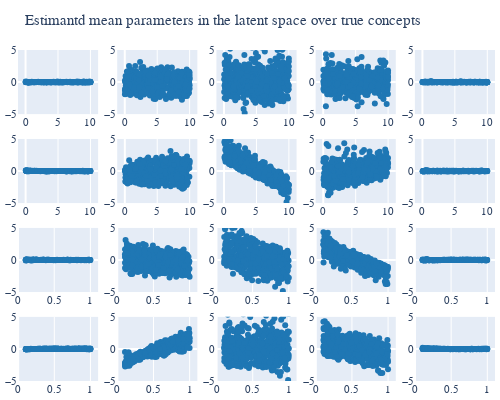

The notebook cell saved with this chart:
### Code cell
fig = make_subplots(rows=4, cols=5)

for i, hs in enumerate(const.LABEL_COLS):
    for j, hs_pred in enumerate(df_latent_mu.columns):
        fig.add_trace(go.Scatter(y=df_latent_mu[hs_pred], x=df_real_params[hs], 
                            mode='markers', name=f'activation {hs_pred} over box_x',
                                marker_color='#1f77b4',
                                 opacity=1
                                ),
                     row=i+1, col=j+1)
        fig.update_yaxes(range=[-5, 5])

# # Update xaxis properties
# for i in range(hparam_dct['latent_dim']):
#     fig.update_xaxes(title_text=df_real_params.columns[0], row=1, col=i+1)
#     fig.update_xaxes(title_text=df_real_params.columns[1], row=2, col=i+1)
#     fig.update_xaxes(title_text=df_real_params.columns[2], row=3, col=i+1)
#     fig.update_xaxes(title_text=df_real_params.columns[3], row=4, col=i+1)

# # Update xaxis properties
# for j in range(len(df_real_params)):
#     fig.update_yaxes(title_text=df_latent_mu.columns[0], row=j+1, col=1)
#     fig.update_yaxes(title_text=df_latent_mu.columns[1], row=j+1, col=2)
#     fig.update_yaxes(title_text=df_latent_mu.columns[2], row=j+1, col=3)
#     fig.update_yaxes(title_text=df_latent_mu.columns[3], row=j+1, col=4)
#     fig.update_yaxes(title_text=df_latent_mu.columns[4], row=j+1, col=5)


fig.update_layout(title_text=r"Estimantd mean parameters in the latent space over true concepts", showlegend=False,
                width =500, height=400, 
                  font_family="Serif", font_size=11, 
                  margin_l=5, margin_t=50, margin_b=5, margin_r=5
)
fig.show()

### Figure 1 — Plotly figure (JSON) as saved in the notebook; plotly's stock layout.template omitted (floating-point values rounded to 4 significant figures; data arrays with more than 128 entries replaced by an {"elided": "..."} marker saying what was removed)
{"data": [{"marker": {"color": "#1f77b4"}, "mode": "markers", "name": "activation mu_0 over box_x", "opacity": 1, "type": "scatter", "x": {"elided": "500 float values"}, "xaxis": "x", "y": {"elided": "500 float values"}, "yaxis": "y"}, {"marker": {"color": "#1f77b4"}, "mode": "markers", "name": "activation mu_1 over box_x", "opacity": 1, "type": "scatter", "x": {"elided": "500 float values"}, "xaxis": "x2", "y": {"elided": "500 float values"}, "yaxis": "y2"}, {"marker": {"color": "#1f77b4"}, "mode": "markers", "name": "activation mu_2 over box_x", "opacity": 1, "type": "scatter", "x": {"elided": "500 float values"}, "xaxis": "x3", "y": {"elided": "500 float values"}, "yaxis": "y3"}, {"marker": {"color": "#1f77b4"}, "mode": "markers", "name": "activation mu_3 over box_x", "opacity": 1, "type": "scatter", "x": {"elided": "500 float values"}, "xaxis": "x4", "y": {"elided": "500 float values"}, "yaxis": "y4"}, {"marker": {"color": "#1f77b4"}, "mode": "markers", "name": "activation mu_4 over box_x", "opacity": 1, "type": "scatter", "x": {"elided": "500 float values"}, "xaxis": "x5", "y": {"elided": "500 float values"}, "yaxis": "y5"}, {"marker": {"color": "#1f77b4"}, "mode": "markers", "name": "activation mu_0 over box_x", "opacity": 1, "type": "scatter", "x": {"elided": "500 float values"}, "xaxis": "x6", "y": {"elided": "500 float values"}, "yaxis": "y6"}, {"marker": {"color": "#1f77b4"}, "mode": "markers", "name": "activation mu_1 over box_x", "opacity": 1, "type": "scatter", "x": {"elided": "500 float values"}, "xaxis": "x7", "y": {"elided": "500 float values"}, "yaxis": "y7"}, {"marker": {"color": "#1f77b4"}, "mode": "markers", "name": "activation mu_2 over box_x", "opacity": 1, "type": "scatter", "x": {"elided": "500 float values"}, "xaxis": "x8", "y": {"elided": "500 float values"}, "yaxis": "y8"}, {"marker": {"color": "#1f77b4"}, "mode": "markers", "name": "activation mu_3 over box_x", "opacity": 1, "type": "scatter", "x": {"elided": "500 float values"}, "xaxis": "x9", "y": {"elided": "500 float values"}, "yaxis": "y9"}, {"marker": {"color": "#1f77b4"}, "mode": "markers", "name": "activation mu_4 over box_x", "opacity": 1, "type": "scatter", "x": {"elided": "500 float values"}, "xaxis": "x10", "y": {"elided": "500 float values"}, "yaxis": "y10"}, {"marker": {"color": "#1f77b4"}, "mode": "markers", "name": "activation mu_0 over box_x", "opacity": 1, "type": "scatter", "x": {"elided": "500 float values"}, "xaxis": "x11", "y": {"elided": "500 float values"}, "yaxis": "y11"}, {"marker": {"color": "#1f77b4"}, "mode": "markers", "name": "activation mu_1 over box_x", "opacity": 1, "type": "scatter", "x": {"elided": "500 float values"}, "xaxis": "x12", "y": {"elided": "500 float values"}, "yaxis": "y12"}, {"marker": {"color": "#1f77b4"}, "mode": "markers", "name": "activation mu_2 over box_x", "opacity": 1, "type": "scatter", "x": {"elided": "500 float values"}, "xaxis": "x13", "y": {"elided": "500 float values"}, "yaxis": "y13"}, {"marker": {"color": "#1f77b4"}, "mode": "markers", "name": "activation mu_3 over box_x", "opacity": 1, "type": "scatter", "x": {"elided": "500 float values"}, "xaxis": "x14", "y": {"elided": "500 float values"}, "yaxis": "y14"}, {"marker": {"color": "#1f77b4"}, "mode": "markers", "name": "activation mu_4 over box_x", "opacity": 1, "type": "scatter", "x": {"elided": "500 float values"}, "xaxis": "x15", "y": {"elided": "500 float values"}, "yaxis": "y15"}, {"marker": {"color": "#1f77b4"}, "mode": "markers", "name": "activation mu_0 over box_x", "opacity": 1, "type": "scatter", "x": {"elided": "500 float values"}, "xaxis": "x16", "y": {"elided": "500 float values"}, "yaxis": "y16"}, {"marker": {"color": "#1f77b4"}, "mode": "markers", "name": "activation mu_1 over box_x", "opacity": 1, "type": "scatter", "x": {"elided": "500 float values"}, "xaxis": "x17", "y": {"elided": "500 float values"}, "yaxis": "y17"}, {"marker": {"color": "#1f77b4"}, "mode": "markers", "name": "activation mu_2 over box_x", "opacity": 1, "type": "scatter", "x": {"elided": "500 float values"}, "xaxis": "x18", "y": {"elided": "500 float values"}, "yaxis": "y18"}, {"marker": {"color": "#1f77b4"}, "mode": "markers", "name": "activation mu_3 over box_x", "opacity": 1, "type": "scatter", "x": {"elided": "500 float values"}, "xaxis": "x19", "y": {"elided": "500 float values"}, "yaxis": "y19"}, {"marker": {"color": "#1f77b4"}, "mode": "markers", "name": "activation mu_4 over box_x", "opacity": 1, "type": "scatter", "x": {"elided": "500 float values"}, "xaxis": "x20", "y": {"elided": "500 float values"}, "yaxis": "y20"}], "layout": {"font": {"family": "Serif", "size": 11}, "height": 400, "margin": {"b": 5, "l": 5, "r": 5, "t": 50}, "showlegend": false, "title": {"text": "Estimantd mean parameters in the latent space over true concepts"}, "width": 500, "xaxis": {"anchor": "y", "domain": [0, 0.168]}, "xaxis10": {"anchor": "y10", "domain": [0.832, 1]}, "xaxis11": {"anchor": "y11", "domain": [0, 0.168]}, "xaxis12": {"anchor": "y12", "domain": [0.208, 0.376]}, "xaxis13": {"anchor": "y13", "domain": [0.416, 0.584]}, "xaxis14": {"anchor": "y14", "domain": [0.624, 0.792]}, "xaxis15": {"anchor": "y15", "domain": [0.832, 1]}, "xaxis16": {"anchor": "y16", "domain": [0, 0.168]}, "xaxis17": {"anchor": "y17", "domain": [0.208, 0.376]}, "xaxis18": {"anchor": "y18", "domain": [0.416, 0.584]}, "xaxis19": {"anchor": "y19", "domain": [0.624, 0.792]}, "xaxis2": {"anchor": "y2", "domain": [0.208, 0.376]}, "xaxis20": {"anchor": "y20", "domain": [0.832, 1]}, "xaxis3": {"anchor": "y3", "domain": [0.416, 0.584]}, "xaxis4": {"anchor": "y4", "domain": [0.624, 0.792]}, "xaxis5": {"anchor": "y5", "domain": [0.832, 1]}, "xaxis6": {"anchor": "y6", "domain": [0, 0.168]}, "xaxis7": {"anchor": "y7", "domain": [0.208, 0.376]}, "xaxis8": {"anchor": "y8", "domain": [0.416, 0.584]}, "xaxis9": {"anchor": "y9", "domain": [0.624, 0.792]}, "yaxis": {"anchor": "x", "domain": [0.8063, 1], "range": [-5, 5]}, "yaxis10": {"anchor": "x10", "domain": [0.5375, 0.7312], "range": [-5, 5]}, "yaxis11": {"anchor": "x11", "domain": [0.2687, 0.4625], "range": [-5, 5]}, "yaxis12": {"anchor": "x12", "domain": [0.2687, 0.4625], "range": [-5, 5]}, "yaxis13": {"anchor": "x13", "domain": [0.2687, 0.4625], "range": [-5, 5]}, "yaxis14": {"anchor": "x14", "domain": [0.2687, 0.4625], "range": [-5, 5]}, "yaxis15": {"anchor": "x15", "domain": [0.2687, 0.4625], "range": [-5, 5]}, "yaxis16": {"anchor": "x16", "domain": [0, 0.1938], "range": [-5, 5]}, "yaxis17": {"anchor": "x17", "domain": [0, 0.1938], "range": [-5, 5]}, "yaxis18": {"anchor": "x18", "domain": [0, 0.1938], "range": [-5, 5]}, "yaxis19": {"anchor": "x19", "domain": [0, 0.1938], "range": [-5, 5]}, "yaxis2": {"anchor": "x2", "domain": [0.8063, 1], "range": [-5, 5]}, "yaxis20": {"anchor": "x20", "domain": [0, 0.1938], "range": [-5, 5]}, "yaxis3": {"anchor": "x3", "domain": [0.8063, 1], "range": [-5, 5]}, "yaxis4": {"anchor": "x4", "domain": [0.8063, 1], "range": [-5, 5]}, "yaxis5": {"anchor": "x5", "domain": [0.8063, 1], "range": [-5, 5]}, "yaxis6": {"anchor": "x6", "domain": [0.5375, 0.7312], "range": [-5, 5]}, "yaxis7": {"anchor": "x7", "domain": [0.5375, 0.7312], "range": [-5, 5]}, "yaxis8": {"anchor": "x8", "domain": [0.5375, 0.7312], "range": [-5, 5]}, "yaxis9": {"anchor": "x9", "domain": [0.5375, 0.7312], "range": [-5, 5]}}}
